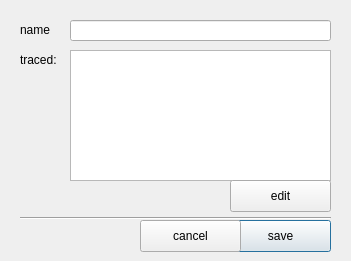
<?xml version="1.0" encoding="UTF-8"?>
<ui version="4.0">
 <class>Dialog</class>
 <widget class="QDialog" name="Dialog">
  <property name="geometry">
   <rect>
    <x>0</x>
    <y>0</y>
    <width>351</width>
    <height>261</height>
   </rect>
  </property>
  <property name="windowTitle">
   <string>traced </string>
  </property>
  <widget class="QPushButton" name="btn_save">
   <property name="geometry">
    <rect>
     <x>230</x>
     <y>220</y>
     <width>101</width>
     <height>32</height>
    </rect>
   </property>
   <property name="text">
    <string>save</string>
   </property>
   <property name="autoDefault">
    <bool>false</bool>
   </property>
   <property name="default">
    <bool>true</bool>
   </property>
  </widget>
  <widget class="QPushButton" name="btn_cancel">
   <property name="geometry">
    <rect>
     <x>140</x>
     <y>220</y>
     <width>101</width>
     <height>32</height>
    </rect>
   </property>
   <property name="text">
    <string>cancel</string>
   </property>
   <property name="autoDefault">
    <bool>false</bool>
   </property>
  </widget>
  <widget class="QLabel" name="label">
   <property name="enabled">
    <bool>true</bool>
   </property>
   <property name="geometry">
    <rect>
     <x>20</x>
     <y>20</y>
     <width>71</width>
     <height>20</height>
    </rect>
   </property>
   <property name="text">
    <string>name</string>
   </property>
  </widget>
  <widget class="QLineEdit" name="txt_name">
   <property name="enabled">
    <bool>true</bool>
   </property>
   <property name="geometry">
    <rect>
     <x>70</x>
     <y>20</y>
     <width>261</width>
     <height>21</height>
    </rect>
   </property>
   <property name="text">
    <string/>
   </property>
  </widget>
  <widget class="QTableView" name="table_traced">
   <property name="geometry">
    <rect>
     <x>70</x>
     <y>50</y>
     <width>261</width>
     <height>131</height>
    </rect>
   </property>
   <property name="showGrid">
    <bool>false</bool>
   </property>
   <attribute name="horizontalHeaderVisible">
    <bool>false</bool>
   </attribute>
   <attribute name="verticalHeaderVisible">
    <bool>false</bool>
   </attribute>
  </widget>
  <widget class="QLabel" name="label_2">
   <property name="enabled">
    <bool>true</bool>
   </property>
   <property name="geometry">
    <rect>
     <x>20</x>
     <y>50</y>
     <width>71</width>
     <height>20</height>
    </rect>
   </property>
   <property name="text">
    <string>traced:</string>
   </property>
  </widget>
  <widget class="QPushButton" name="btn_edit">
   <property name="geometry">
    <rect>
     <x>230</x>
     <y>180</y>
     <width>101</width>
     <height>32</height>
    </rect>
   </property>
   <property name="text">
    <string>edit</string>
   </property>
   <property name="autoDefault">
    <bool>false</bool>
   </property>
  </widget>
  <widget class="Line" name="line">
   <property name="geometry">
    <rect>
     <x>20</x>
     <y>210</y>
     <width>311</width>
     <height>16</height>
    </rect>
   </property>
   <property name="orientation">
    <enum>Qt::Horizontal</enum>
   </property>
  </widget>
 </widget>
 <resources/>
 <connections/>
</ui>
